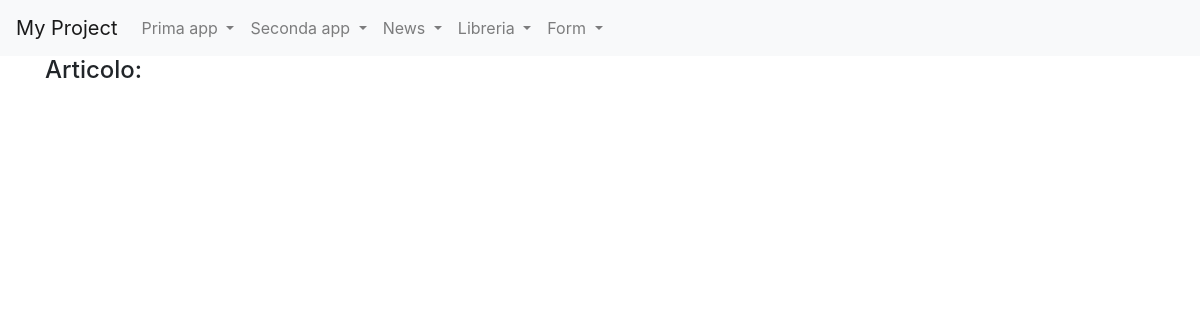
Before: /news/lista_articoli/ with the older database file.
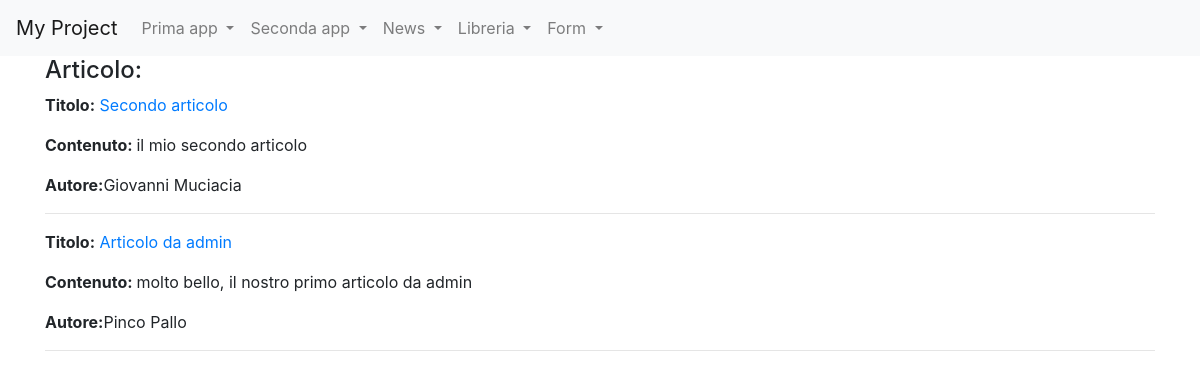
After: the same page with the newer database file.
### news/models.py (models this page shows, shortened)
class Articolo (models.Model):
    titolo= models.CharField(max_length=100)
    contenuto= models.TextField()
    giornalista= models.ForeignKey(Giornalista, on_delete=models.CASCADE, related_name="articoli")
    class Meta:
        verbose_name="Articolo"
        verbose_name_plural="Articoli"

class Giornalista(models.Model):
    nome= models.CharField(max_length=20)
    cognome= models.CharField(max_length=20)
    def __str__(self):
        return self.nome + " " + self.cognome
    class Meta:
        verbose_name="Giornalista"
        verbose_name_plural="Giornalisti"

### news/views.py (the view)
# urls.py: path("lista_articoli/", ArticoloListView.as_view(), name="lista_articoli"),
class ArticoloListView(ListView):
    model=Articolo
    template_name="lista_articoli.html"
    def get_context_data(self, **kwargs):
        context=super().get_context_data(**kwargs)
        context["articoli"]= Articolo.objects.all()
        return context

### news/templates/lista_articoli.html (shortened to what this page needs)
{% extends 'base.html'%}
{%block content%}
    <h4>Articolo: </h4>
    {% for articolo in articoli %}
        <p><strong>Titolo:</strong><a href="/news/articoli/{{articolo.id}}"> {{articolo.titolo}}</a></p>
        <p><strong>Contenuto: </strong>{{articolo.contenuto}}</p>
        <p><strong>Autore:</strong>{{ articolo.giornalista}}</p>
        <hr>
    {% endfor %}
{% endblock content %}

Changed rows visible on the page:
added Articolo: titolo "Secondo articolo", contenuto "il mio secondo articolo", giornalista "Giovanni Muciacia"
added Articolo: titolo "Articolo da admin", contenuto "molto bello, il nostro primo articolo da admin", giornalista "Pinco Pallo"
